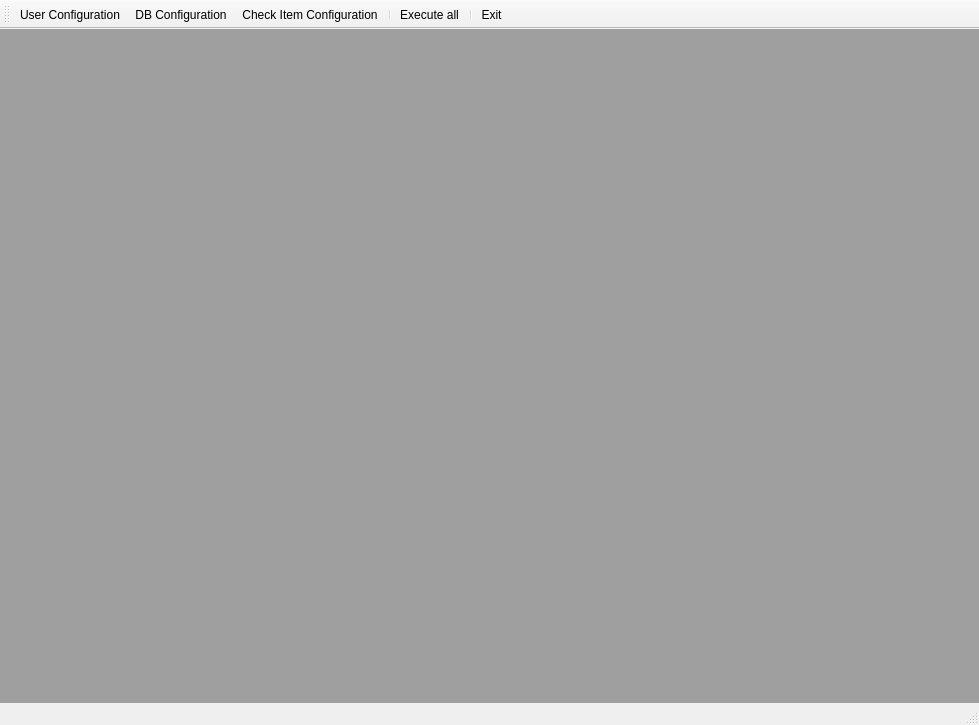
<?xml version="1.0" encoding="UTF-8"?>
<ui version="4.0">
 <class>MainWindow</class>
 <widget class="QMainWindow" name="MainWindow">
  <property name="geometry">
   <rect>
    <x>0</x>
    <y>0</y>
    <width>979</width>
    <height>725</height>
   </rect>
  </property>
  <property name="windowTitle">
   <string>Daily Check</string>
  </property>
  <widget class="QWidget" name="centralwidget">
   <layout class="QHBoxLayout" name="horizontalLayout">
    <property name="spacing">
     <number>0</number>
    </property>
    <property name="leftMargin">
     <number>0</number>
    </property>
    <property name="topMargin">
     <number>0</number>
    </property>
    <property name="rightMargin">
     <number>0</number>
    </property>
    <property name="bottomMargin">
     <number>0</number>
    </property>
    <item>
     <widget class="QSplitter" name="splitter">
      <property name="orientation">
       <enum>Qt::Horizontal</enum>
      </property>
      <widget class="QMdiArea" name="mdiArea"/>
     </widget>
    </item>
   </layout>
  </widget>
  <widget class="QStatusBar" name="statusbar"/>
  <widget class="QToolBar" name="toolBar">
   <property name="windowTitle">
    <string>toolBar</string>
   </property>
   <attribute name="toolBarArea">
    <enum>TopToolBarArea</enum>
   </attribute>
   <attribute name="toolBarBreak">
    <bool>false</bool>
   </attribute>
   <addaction name="actionUser_Config"/>
   <addaction name="actionDB_Config"/>
   <addaction name="actionCheck_Item_Config"/>
   <addaction name="separator"/>
   <addaction name="actionExecute_all"/>
   <addaction name="separator"/>
   <addaction name="actionExit"/>
  </widget>
  <action name="actionUser_Config">
   <property name="icon">
    <iconset>
     <normaloff>../images/user.png</normaloff>../images/user.png</iconset>
   </property>
   <property name="text">
    <string>User Configuration</string>
   </property>
   <property name="toolTip">
    <string>User Configuration</string>
   </property>
  </action>
  <action name="actionExit">
   <property name="icon">
    <iconset>
     <normaloff>../images/退出.png</normaloff>../images/退出.png</iconset>
   </property>
   <property name="text">
    <string>Exit</string>
   </property>
  </action>
  <action name="actionDB_Config">
   <property name="icon">
    <iconset>
     <normaloff>../images/配比数据库.png</normaloff>../images/配比数据库.png</iconset>
   </property>
   <property name="text">
    <string>DB Configuration</string>
   </property>
   <property name="toolTip">
    <string>DB Configuration</string>
   </property>
  </action>
  <action name="actionAPI_Config">
   <property name="icon">
    <iconset>
     <normaloff>../images/API接口.png</normaloff>../images/API接口.png</iconset>
   </property>
   <property name="text">
    <string>API Configuration</string>
   </property>
   <property name="toolTip">
    <string>API Configuration</string>
   </property>
  </action>
  <action name="actionCheck_Item_Config">
   <property name="icon">
    <iconset>
     <normaloff>../images/list.png</normaloff>../images/list.png</iconset>
   </property>
   <property name="text">
    <string>Check Item Configuration</string>
   </property>
   <property name="toolTip">
    <string>Check Item Configuration</string>
   </property>
  </action>
  <action name="actionExecute_all">
   <property name="icon">
    <iconset>
     <normaloff>../images/execute all.png</normaloff>../images/execute all.png</iconset>
   </property>
   <property name="text">
    <string>Execute all</string>
   </property>
   <property name="toolTip">
    <string>Execute all</string>
   </property>
  </action>
  <action name="actionExecute_one">
   <property name="icon">
    <iconset>
     <normaloff>../images/execute one.png</normaloff>../images/execute one.png</iconset>
   </property>
   <property name="text">
    <string>Execute one</string>
   </property>
   <property name="toolTip">
    <string>Execute one</string>
   </property>
  </action>
 </widget>
 <resources/>
 <connections/>
</ui>
